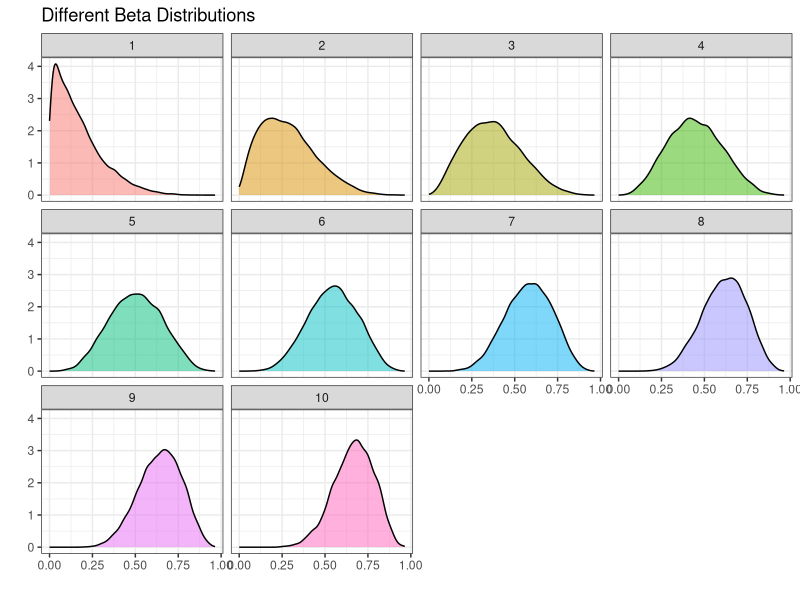
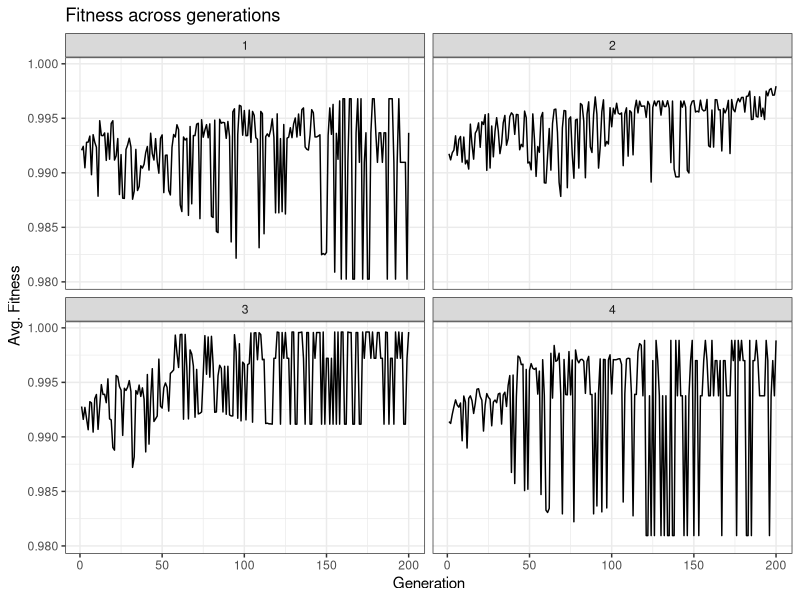
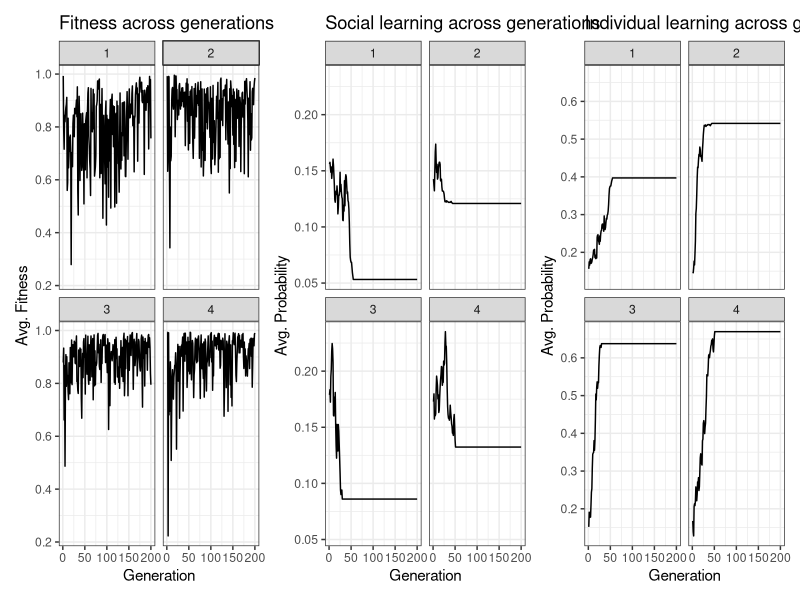

These charts were generated, in order, by the following R code: (Note: this script raises an error after producing the figures.)
## ---- chunk 1
knitr::opts_chunk$set(echo = F)
library(tidyverse)
library(patchwork)
theme_set(theme_bw())
## ---- chunk 2
#### Model ####
stubborn_model <- function(num_traits = 4,
                           num_turns = 200,
                           num_rounds = 2,
                           N = 100,
                           sd_exploration = 0.01,
                           starting_error_sd = 0.01,
                           alpha_pr_change = 0.5,
                           alpha_psl = 2,
                           alpha_pil = 0.8,
                           genetic = TRUE) {
  #### Set-Up ####

  # Keep record
  # Create a matrix first - cols number of traits
  traits_df <- matrix(NA,
                      nrow = num_rounds * num_turns,
                      ncol = 2 + num_traits)
  # Change the column names
  colnames(traits_df) <- c("run",
                           "generation",
                           map_chr(.x = 1:num_traits, ~ paste0("trait", .x)))

  # Turn into a tibble for ease of manipulation
  traits_df <- data.frame(traits_df)

  # Populate the dataframe
  traits_df <- traits_df %>%
    mutate(run = as.factor(rep(1:num_rounds, each = num_turns)),
           generation = rep(1:num_turns, num_rounds)) %>%
    mutate(across(.cols = 3:ncol(.), as.numeric))


  # Output for the model
  output <- matrix(NA,
                   nrow = num_rounds * num_turns,
                   ncol = 5 + num_traits)

  # Name the columns
  colnames(output) <- c("run",
                        "generation",
                        "avg_soc_learning_prob",
                        "avg_ind_learning_prob",
                        "avg_fitness",
                        map_chr(.x = 1:num_traits, ~ paste0("mean_trait", .x)))
  output <- data.frame(output)
  # Populate the dataframe
  output <- output %>%
    mutate(run = as.factor(rep(1:num_rounds, each = num_turns)),
           generation = rep(1:num_turns, num_rounds)) %>%
    mutate(across(.cols = 3:ncol(.), as.numeric))

  # Data frame to keep track of pr_change
  probs_df <- matrix(data = NA,
                     ncol = num_traits + 1,
                     nrow = num_rounds)
  colnames(probs_df) <- c("round",
                          "trait1",
                          "trait2",
                          "trait3",
                          "trait4")
  probs_df <- data.frame(probs_df)
  #### The Model ####
  for (j in 1:num_rounds) {
    print(paste0("working on: ",
                 "change: ",
                 alpha_pr_change,
                 "social: ",
                 alpha_psl,
                 "individual: ",
                 alpha_pil,
                 "round: ",
                 j))
    # Probabilities that each trait changes
    pr_change <- rbeta(n = num_traits,
                       shape1 = alpha_pr_change,
                       shape2 = 5)
    probs_df[j,] <- c(j, pr_change)

    # Draw initial values for the traits
    traits_init <- runif(n = num_traits,
                         min = 0,
                         max = 1)
    traits_df[traits_df$run==j&traits_df$generation==1,3:ncol(traits_df)] <- c(traits_init)
    # Dataframe for population
    population <- matrix(NA,
                         nrow = N,
                         ncol = 3 + num_traits)
    # Change the column names
    colnames(population) <- c("prob_soc_learns",
                              "prob_ind_learns",
                              "fitness",
                              map_chr(.x = 1:num_traits, ~ paste0("trait", .x)))
    population <- data.frame(population)

    population <- population %>%
      mutate(prob_soc_learns = rbeta(N, alpha_psl, 5),
             prob_ind_learns = rbeta(N, alpha_pil, 5),
             across(.cols = 2:ncol(.), as.numeric))

    # List of starting values (with slight error)
    list_starting_values <- map(.x = 1:num_traits,
                                ~ rnorm(mean = 0,
                                        sd = starting_error_sd,
                                        n = N) + rep(traits_init[.x], N))
    # Assign starting values
    for (s in 1:num_traits) {
      population[,s+3] <- list_starting_values[[s]]
    }

    for (t in 1:num_turns) {
      #### One turn ####

      # 1. Change in traits?
      # Do the traits change?
      traits_change <- rbinom(n = num_traits,
                              size = 1,
                              prob = pr_change)

      if(t == 1) {
        traits_df[traits_df$run==j&traits_df$generation==t,c(which(traits_change==1)+2)] <- c(runif(sum(traits_change)))
      } else {
        traits_df[traits_df$run==j&traits_df$generation==t,3:ncol(traits_df)] <- traits_df[traits_df$run==j&traits_df$generation==t-1,3:ncol(traits_df)]
        traits_df[traits_df$run==j&traits_df$generation==t,c(which(traits_change==1)+2)] <- c(runif(sum(traits_change)))
      }

      # 2. Draw trait & learning
      # One trait gets drawn
      current_trait <- sample(1:num_traits,
                              size = 1)
      # How many social learners?
      learns <- rbinom(n = N,
                       size = 1,
                       prob = population$prob_soc_learns)
      # Update these
      population[which(learns == 1),current_trait+3] <- sample(population[,current_trait+3],
                                                               sum(learns))

      # Now see who explores individually
      explorers <- rbinom(n = N,
                          size = 1,
                          prob = population$prob_ind_learns)

      # Explorers get knowledge of the trait with some error
      population[which(explorers == 1),current_trait+3] <- rnorm(n = sum(explorers),
                                                                 mean = traits_df[traits_df$run==j&traits_df$generation==t,current_trait+2],
                                                                 sd = sd_exploration)
      # Record the means
      for (m in 1:num_traits) {
        output[output$generation==t &
                 output$run==j,m+5] <- mean(population[[m+3]])
      }

      # 3. Calculate fitness
      # Get difference between chosen trait and responses
      population$fitness <- 1-abs(population[,3+current_trait] - traits_df[traits_df$run==j&traits_df$generation==t,
                                                                                2+current_trait])
      # if fitnesses below 0 then 0

      population[population$fitness<=0,'fitness'] <- 0

      # If all fitnesses are 0, everyone dies
      if (sum(population$fitness)<= 0) {
        print("Everyone died!")
        break
      }

      # 4. Store population characteristics
      output[output$generation==t &
               output$run==j,]$avg_fitness <- mean(population$fitness, na.rm = T)
      output[output$generation==t &
               output$run==j,]$avg_soc_learning_prob <- mean(population$prob_soc_learns)
      output[output$generation==t &
               output$run==j,]$avg_ind_learning_prob <- mean(population$prob_ind_learns)


      # 5. Reproduction
      if(genetic == TRUE) {
        if(t %% 1 == 0) {
          std_fitness <- population$fitness/sum(population$fitness)

          new_children <- sample(1:100,
                                 100,
                                 replace = T,
                                 prob = std_fitness)

          previous_population <- population

          for (i in 1:100) {
            population[i,] <- previous_population[new_children[i],]
          }

          population$fitness <- as.numeric(NA)

        }
      }
    }

  }

  return(list(output,
              traits_df,
              probs_df))
}
## ---- chunk 3

rand_values <- c()
for (i in 1:10) {
vs <- rbeta(10000, shape1 = i, shape2 = 5)
rand_values <- c(rand_values, vs)
}

df <- data.frame(value = rand_values, 
                 alpha = rep(1:10, each = 10000))
df %>% 
  ggplot(aes(x = value, fill = as.factor(alpha))) +
  geom_density(alpha = 0.5) + 
  facet_wrap(~alpha) + 
  theme(legend.position = "none") + 
  labs(x = "", 
       y = "", 
       title = "Different Beta Distributions")


## ---- chunk 4
plot_outcome <- function(df, var_int) {
  if(var_int == "ind_learning"){
    df %>% 
      ggplot(aes(x = generation, 
                 y = avg_ind_learning_prob)) +
      geom_line() + 
      facet_wrap(~run) +
      labs(x = 'Generation', 
           y = "Avg. Probability", 
           title = "Individual learning across generations")
  } else if (var_int == "soc_learning"){
    df %>% 
      ggplot(aes(x = generation, 
                 y = avg_soc_learning_prob)) +
      geom_line() +
      facet_wrap(~run) +
      labs(x = 'Generation', 
           y = "Avg. Probability", 
           title = "Social learning across generations")
  } else if(var_int == "avg_fitness") {
    df %>% 
      ggplot(aes(x = generation, 
                 y = avg_fitness)) +
      geom_line() + 
      facet_wrap(~run) +
      labs(x = 'Generation', 
           y = "Avg. Fitness", 
           title = "Fitness across generations")
  }
}
set.seed(33)
results <- stubborn_model(num_rounds = 4, 
                          num_turns = 200, 
                          alpha_pr_change = 0, 
                          genetic = T, 
                          alpha_pil = 0, 
                          alpha_psl = 0)

pop_df <- results[[1]]
traits_df <- results[[2]]

pfit <- plot_outcome(df = pop_df, 
             var_int = "avg_fitness")
psoc <- plot_outcome(df = pop_df, 
                     var_int = "soc_learning")
pind <- plot_outcome(df = pop_df, 
                     var_int = "ind_learning")

pfit 
## ---- chunk 5
set.seed(33)
results <- stubborn_model(num_rounds = 4, 
                          num_turns = 200, 
                          alpha_pr_change = 8, 
                          genetic = T, 
                          alpha_pil = 1, 
                          alpha_psl = 1)

pop_df <- results[[1]]
traits_df <- results[[2]]

pfit <- plot_outcome(df = pop_df, 
             var_int = "avg_fitness")
psoc <- plot_outcome(df = pop_df, 
                     var_int = "soc_learning")
pind <- plot_outcome(df = pop_df, 
                     var_int = "ind_learning")

pfit + psoc + pind


## ---- chunk 6
results <- read_rds("par_exploration_results.rds")

get_summary_stats <- function(x) {
df <- results[[x]][[1]]

ms <- df %>% 
  group_by(run) %>% 
  summarise(m = mean(avg_fitness)) %>% 
  pull(m)

summary_stats <- c(avg_fitness = mean(ms), 
  sd_fitness = sd(ms))

return(summary_stats)
}

summ_df <- map_df(c(1:1000), 
                  get_summary_stats)

as_change <- c(rep(1:10, each = 100))
as_psl <- rep(rep(1:10, each = 10), 10)
as_pil <- rep(c(rep(c(1:10), 10)), 10)

par_df <- data.frame(alpha_pr_change = as_change, 
                     alpha_psl = as_psl, 
                     alpha_pil = as_pil, 
                     avg_fitness = summ_df$avg_fitness, 
                     sd_fitness = summ_df$sd_fitness)

par_df %>% 
  ggplot(aes(alpha_pr_change, avg_fitness, color = alpha_pil)) +
  geom_point() +
  facet_wrap( ~ alpha_psl) + 
  labs(title = "Average fitness across 10 runs", 
       x = "Pr. traits changing", 
       y = "Avg. fitness", 
       color = "Ind. Exploration")
## ---- chunk 7
results <- read_rds("survival_par_exploration_results.rds")

get_summary_stats <- function(x) {
  df <- results[[x]][[1]]
  
  ms <- df %>% 
    group_by(run) %>% 
    arrange(desc(generation)) %>% 
    slice(1) %>% 
    pull(number_agents)
  
  ms <- replace_na(ms, 0)
  
  summary_stats <- c(avg_num_agents = mean(ms), 
                     sd_fitness = sd(ms))
  
  return(summary_stats)
}

summ_df <- map_df(c(1:1000), 
                  get_summary_stats)

our_values <- round(seq(from = 0,
                  to = 5,
                  length = 10), 
                  2)

as_change <- c(rep(our_values, each = 100))
as_psl <- rep(rep(our_values, each = 10), 10)
as_pil <- rep(c(rep(our_values, 10)), 10)

par_df <- data.frame(alpha_pr_change = as_change,
                     alpha_psl = as_psl,
                     alpha_pil = as_pil, 
                     agents_last_turn = summ_df$avg_num_agents, 
                     sd_agents_last_turn = summ_df$sd_fitness)

par_df %>% 
  ggplot(aes(alpha_pr_change, agents_last_turn, color = alpha_pil)) +
  geom_point(alpha = 0.5) +
  facet_grid(~alpha_psl) + 
  labs(title = "Average number of agents in the last turn", 
       x = "Pr. traits changing", 
       y = "Num. Agents", 
       color = "Ind. Exploration")
